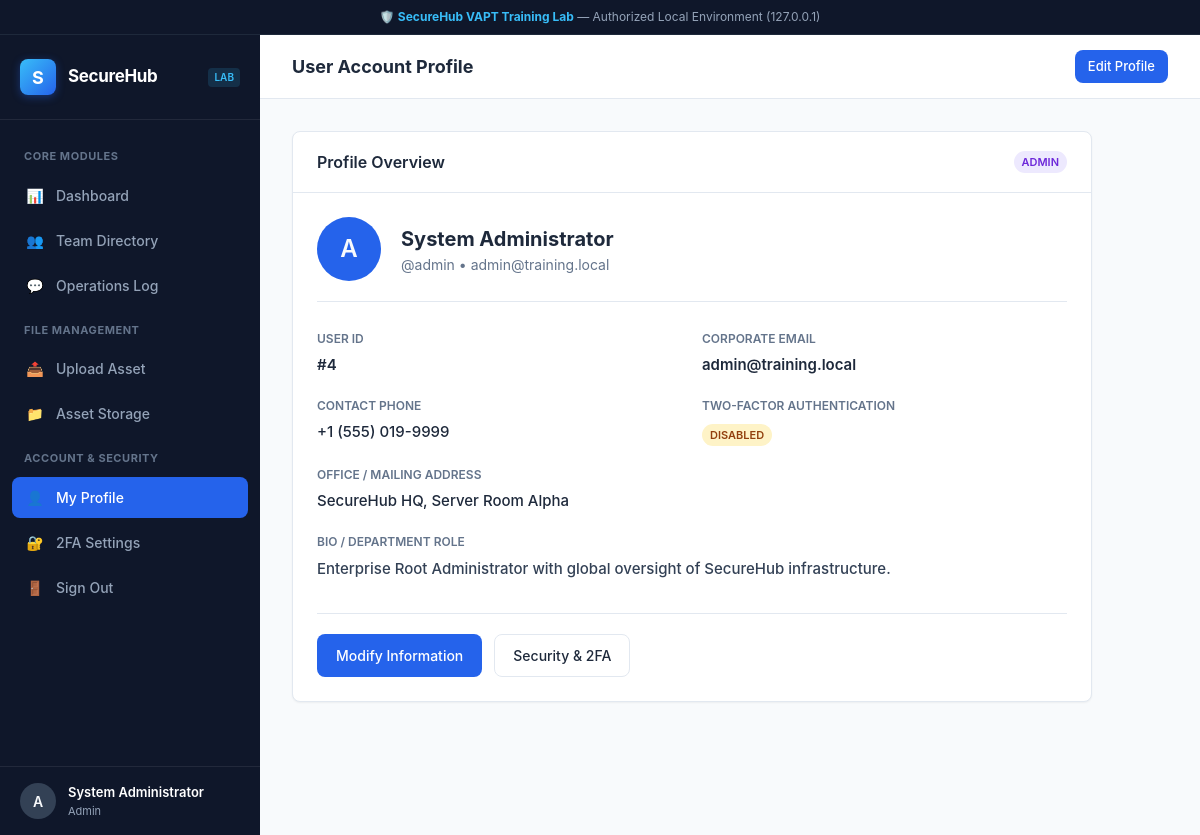
Page /profile (signed in) on the committed database.
### tables this page shows
CREATE TABLE users (
            id INTEGER PRIMARY KEY AUTOINCREMENT,
            username TEXT UNIQUE NOT NULL,
            password TEXT NOT NULL,
            email TEXT NOT NULL,
            role TEXT NOT NULL DEFAULT 'user',
            display_name TEXT,
            phone TEXT,
            address TEXT,
            bio TEXT,
            two_factor_enabled INTEGER DEFAULT 0,
            two_factor_secret TEXT
        );

### app.py (the view)
@app.route("/profile")
@login_required
def profile_view():
    user = get_current_user()
    return render_template("profile.html", user=user, current_user=user, active_page="profile")

### app.py (called while the page is built)
def get_db():
    if "db" not in g:
        g.db = sqlite3.connect(DATABASE_PATH)
        g.db.row_factory = sqlite3.Row
    return g.db

def get_current_user():
    user_id = session.get("user_id")
    if not user_id:
        return None
    db = get_db()
    return db.execute("SELECT * FROM users WHERE id = ?", (user_id,)).fetchone()

def login_required(f):
    @functools.wraps(f)
    def decorated_function(*args, **kwargs):
        if "user_id" not in session:
            flash("Please sign in to access this workspace resource.", "warning")
            return redirect(url_for("login"))
        return f(*args, **kwargs)
    return decorated_function

### templates/profile.html (shortened to what this page needs)
{% extends "base.html" %}
{% block header_title %}User Account Profile{% endblock %}
{% block header_actions %}
<a href="{{ url_for('profile_edit') }}" class="btn btn-primary btn-sm">Edit Profile</a>
{% endblock %}
{% block content %}
<div class="card" style="max-width: 800px;">
    <div class="card-header">
        <h2>Profile Overview</h2>
        <span class="badge badge-{{ 'admin' if user.role == 'admin' else 'user' }}">{{ user.role }}</span>
    </div>
    <div class="card-body">
        <div style="display: flex; align-items: center; gap: 20px; margin-bottom: 28px; padding-bottom: 20px; border-bottom: 1px solid var(--border-color);">
            <div class="user-avatar" style="width: 64px; height: 64px; font-size: 24px; background: #2563eb;">
                {{ user.username[0].upper() }}
            </div>
            <div>
                <h2 style="font-size: 20px; font-weight: 700;">{{ user.display_name or user.username }}</h2>
                <div style="color: var(--text-muted); font-size: 14px;">@{{ user.username }} &bull; {{ user.email }}</div>
            </div>
        </div>
        <div style="display: grid; grid-template-columns: 1fr 1fr; gap: 20px;">
            <div>
                <label class="form-label" style="color: var(--text-muted); font-size: 12px; text-transform: uppercase;">User ID</label>
                <div style="font-weight: 600; font-size: 15px;">#{{ user.id }}</div>
            </div>
            <div>
                <label class="form-label" style="color: var(--text-muted); font-size: 12px; text-transform: uppercase;">Corporate Email</label>
                <div style="font-weight: 600; font-size: 15px;">{{ user.email }}</div>
            </div>
            <div>
                <label class="form-label" style="color: var(--text-muted); font-size: 12px; text-transform: uppercase;">Contact Phone</label>
                <div style="font-weight: 500; font-size: 15px;">{{ user.phone or 'Not configured' }}</div>
            </div>
            <div>
                <label class="form-label" style="color: var(--text-muted); font-size: 12px; text-transform: uppercase;">Two-Factor Authentication</label>
                <div>
                    {% if user.two_factor_enabled %}
                        <span class="badge badge-success">Enabled</span>
                    {% else %}
                        <span class="badge badge-warning">Disabled</span>
                    {% endif %}
                </div>
            </div>
            <div style="grid-column: 1 / -1;">
                <label class="form-label" style="color: var(--text-muted); font-size: 12px; text-transform: uppercase;">Office / Mailing Address</label>
                <div style="font-weight: 500; font-size: 15px;">{{ user.address or 'Not specified' }}</div>
            </div>
            <div style="grid-column: 1 / -1;">
                <label class="form-label" style="color: var(--text-muted); font-size: 12px; text-transform: uppercase;">Bio / Department Role</label>
                <div style="font-weight: 500; font-size: 15px; color: #334155; line-height: 1.6;">
                    {{ user.bio or 'No biographical information added.' }}
                </div>
            </div>
        </div>
        <div style="margin-top: 32px; padding-top: 20px; border-top: 1px solid var(--border-color); display: flex; gap: 12px;">
            <a href="{{ url_for('profile_edit') }}" class="btn btn-primary">Modify Information</a>
            <a href="{{ url_for('two_factor_view') }}" class="btn btn-secondary">Security & 2FA</a>
        </div>
    </div>
</div>
{% endblock %}

### templates/base.html (shortened to what this page needs)
<!DOCTYPE html>
<html lang="en">
<head>
    <link rel="stylesheet" href="{{ url_for('static', filename='css/style.css') }}">
</head>
<body>
    <div class="lab-banner">
        <span>🛡️ <strong>SecureHub VAPT Training Lab</strong> — Authorized Local Environment (127.0.0.1)</span>
    </div>
    <div class="app-container">
        <aside class="sidebar">
            <div class="brand-header">
                <div class="brand-logo">S</div>
                <div class="brand-title">SecureHub</div>
                <span class="brand-badge">Lab</span>
            </div>
            <nav class="nav-menu">
                <div class="nav-section-title">Core Modules</div>
                <a href="{{ url_for('dashboard') }}" class="nav-item {% if active_page == 'dashboard' %}active{% endif %}">
                    <span class="nav-icon">📊</span>
                    <span>Dashboard</span>
                </a>
                <a href="{{ url_for('users_list') }}" class="nav-item {% if active_page == 'users' %}active{% endif %}">
                    <span class="nav-icon">👥</span>
                    <span>Team Directory</span>
                </a>
                <a href="{{ url_for('comments_view') }}" class="nav-item {% if active_page == 'comments' %}active{% endif %}">
                    <span class="nav-icon">💬</span>
                    <span>Operations Log</span>
                </a>
                <div class="nav-section-title">File Management</div>
                <a href="{{ url_for('upload_view') }}" class="nav-item {% if active_page == 'upload' %}active{% endif %}">
                    <span class="nav-icon">📤</span>
                    <span>Upload Asset</span>
                </a>
                <a href="{{ url_for('uploads_gallery') }}" class="nav-item {% if active_page == 'uploads' %}active{% endif %}">
                    <span class="nav-icon">📁</span>
                    <span>Asset Storage</span>
                </a>
                <div class="nav-section-title">Account & Security</div>
                <a href="{{ url_for('profile_view') }}" class="nav-item {% if active_page == 'profile' %}active{% endif %}">
                    <span class="nav-icon">👤</span>
                    <span>My Profile</span>
                </a>
                <a href="{{ url_for('two_factor_view') }}" class="nav-item {% if active_page == '2fa' %}active{% endif %}">
                    <span class="nav-icon">🔐</span>
                    <span>2FA Settings</span>
                </a>
                <a href="{{ url_for('logout') }}" class="nav-item">
                    <span class="nav-icon">🚪</span>
                    <span>Sign Out</span>
                </a>
            </nav>
            {% if current_user %}
            <div class="sidebar-user">
                <div class="user-avatar">{{ current_user['username'][0].upper() }}</div>
                <div class="user-info">
                    <div class="user-name">{{ current_user['display_name'] or current_user['username'] }}</div>
                    <div class="user-role">{{ current_user['role'] }}</div>
                </div>
            </div>
            {% endif %}
        </aside>
        <main class="main-wrapper">
            <header class="top-navbar">
                <div class="page-headline">{% block header_title %}Workspace Overview{% endblock %}</div>
                <div class="top-actions">
                    {% block header_actions %}{% endblock %}
                </div>
            </header>
            <div class="content-container">
                {% block content %}{% endblock %}
            </div>
        </main>
    </div>
</body>
</html>

### rows in the picture
users: username "A", display_name "System Administrator", role "Admin", role "ADMIN", username "admin", email "admin@training.local", id "4", phone "+1 (555) 019-9999", address "SecureHub HQ, Server Room Alpha", bio "Enterprise Root Administrator with global oversight of SecureHub infrastructure."
